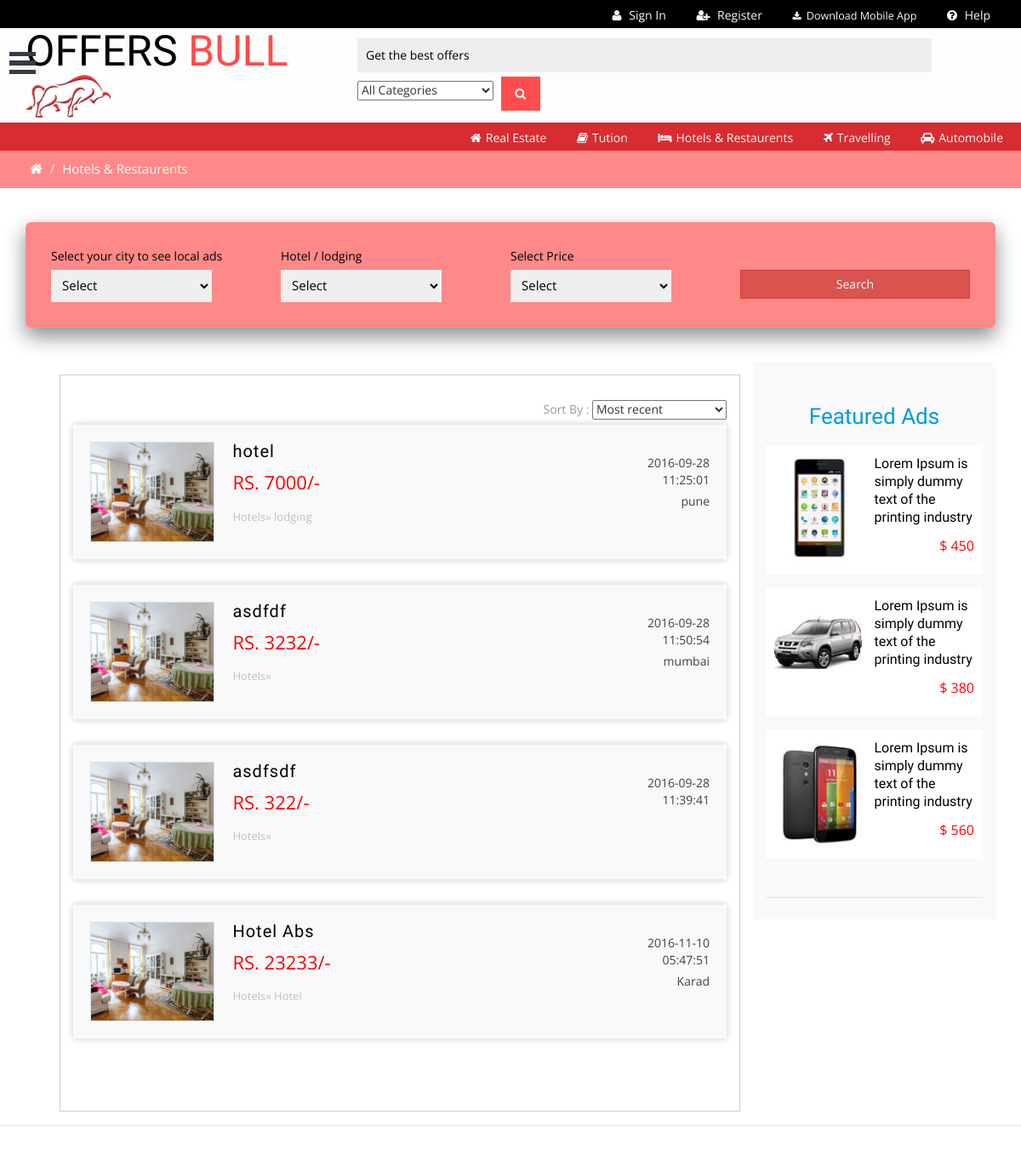
The app's page /index.php/hotel/hotres (upper part), older data.
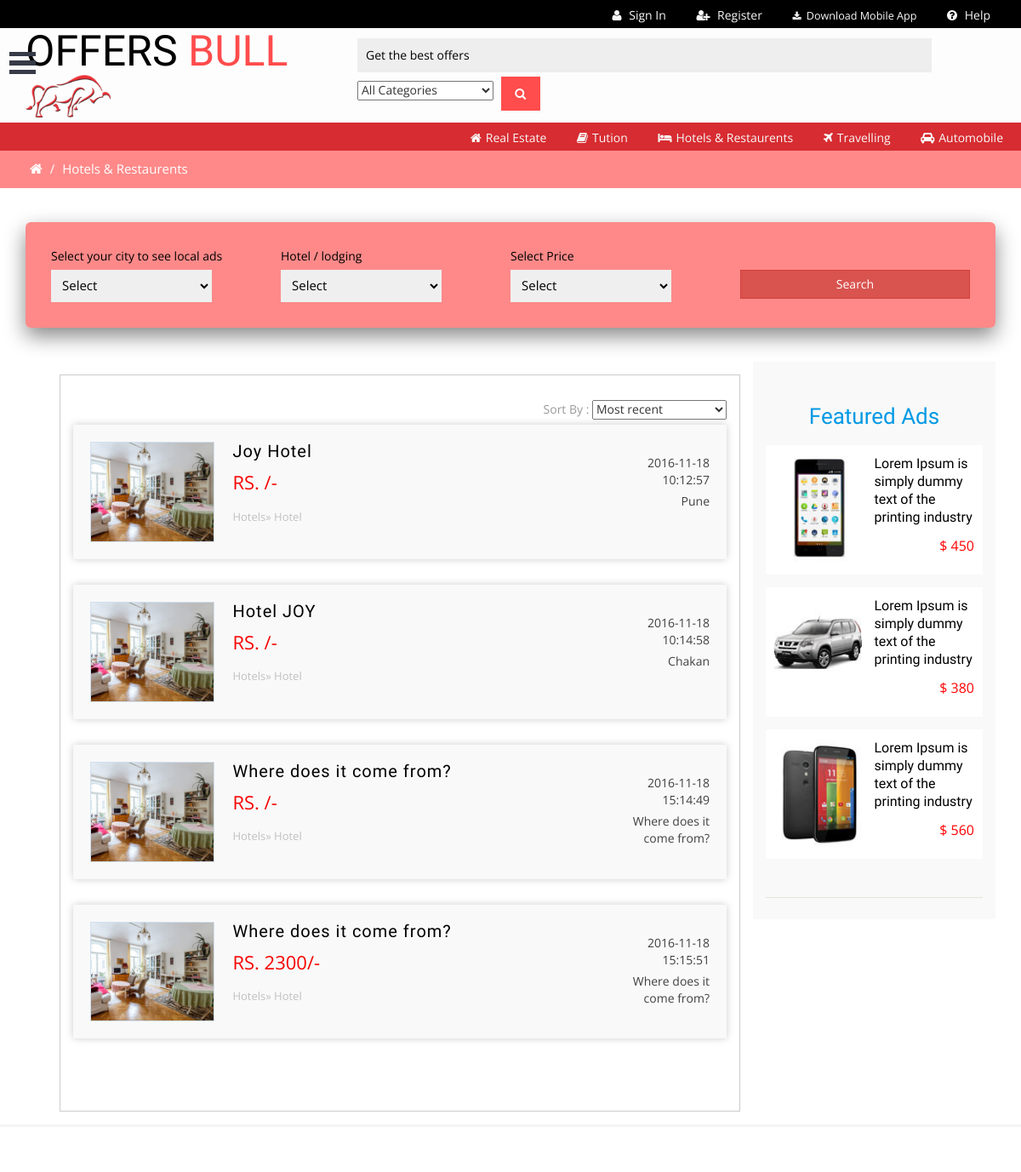
The same page, newer data.
### tables this page shows
CREATE TABLE IF NOT EXISTS `hotel` (
  `hotelid` int(11) NOT NULL AUTO_INCREMENT,
  `name` varchar(255) DEFAULT NULL,
  `title` varchar(255) DEFAULT NULL,
  `type` varchar(255) DEFAULT NULL,
  `address` text,
  `price` varchar(255) DEFAULT NULL,
  `description` text,
  `mobile` varchar(255) DEFAULT NULL,
  `email` varchar(255) DEFAULT NULL,
  `amenities` text,
  `city` varchar(255) DEFAULT NULL,
  `area` varchar(255) DEFAULT NULL,
  `date` datetime DEFAULT NULL,
  `offerend` datetime DEFAULT NULL,
  `category` tinyint(4) DEFAULT NULL,
  `userid` tinyint(4) DEFAULT NULL,
  PRIMARY KEY (`hotelid`)
);

### application/controllers/Hotel.php (called while the page is built, shortened)
<?php
	class Hotel extends CI_Controller{
		public function hotres(){
			$category['template'] = "hotel";
			$category['datas']=null;
			$category['msearch']=null;
			$this->load->library('pagination');
			$this->load->view('pages/mainpage',$category);
		}
	}
?>

### index.php (called while the page is built, shortened)
<?php
require_once BASEPATH.'core/CodeIgniter.php';

### application/views/pages/hotel/container.php (the view, shortened to what this page needs)
<?php
$query=array();
if($datas==null && $msearch==null){
	$query= $this->db->get('hotel',5,$this->uri->segment(3))->result();
}
?>
<?php $this->load->view('layout/category.php');?>
<div class="w3layouts-breadcrumbs text-center">
	<div class="container">
		<span class="agile-breadcrumbs">
			<a href="<?php echo base_url();?>index.php"><i class="fa fa-home home_1"></i></a> /
			<a href="<?php echo base_url();?>index.php"><span>Hotels & Restaurents</span></a>
		</span>
	</div>
</div>
<div class="total-ads main-grid-border">
	<div class="container">
		<div class="select-box">
		<form method="post" id="search" name="search" action="<?php echo base_url();?>Hotel/search">
			<div class="select-city-for-local-ads ads-list">
				<label>Select your city to see local ads</label>
					<select id="city" name="city">
						<option>Select</option>
		            </select>
			</div>
			<div class="browse-category ads-list">
				<label>Hotel / lodging</label>
				<select id="type" name="type">
				  <option data-tokens="Rent">Select</option>
				</select>
			</div>
			<div class="select-city-for-local-ads ads-list">
				<label>Select Price</label>
				<select id="price" name="price">
				  <option value="">Select</option>
				</select>
			</div>
			<div class="search-product ads-list">
				<label>&nbsp;</label>
				<button name="submit" class="btn btn-block btn-danger">Search</button>
			</div>
			</form>
		</div>
		<div class="ads-grid">
			<div class="agileinfo-ads-display col-md-9">
				<div class="wrapper">
				<div class="bs-example bs-example-tabs" role="tabpanel" data-example-id="togglable-tabs">
				  <div id="myTabContent" class="tab-content">
					<div role="tabpanel" class="tab-pane fade in active" id="home" aria-labelledby="home-tab">
					   <div>
											<div id="container">
							<div class="sort">
							   <div class="sort-by">
									<label>Sort By : </label>
									<select>
													<option value="">Most recent</option>
									</select>
								   </div>
								 </div>
							<div class="clearfix"></div>
						<ul class="list">
						<?php  if($datas==null && $msearch==null){
							foreach ($query as $row)
							{
						?>
							<a href="<?php echo base_url();?>Hotel/manage_view/<?php echo $row->hotelid;?>">
								<li>
								<img src="<?php echo base_url();?>assets/images/r1.jpg" title="" alt="" />
								<section class="list-left">
								<h5 class="title"><?php echo $row->title?></h5>
								<span class="adprice">RS. <?php echo $row->price?>/-</span>
								<p class="catpath">Hotels» <?php echo $row->type?></p>
								</section>
								<section class="list-right">
								<span class="date"><?php echo $row->date?></span>
								<span class="cityname"><?php echo $row->city?></span>
								</section>
								<div class="clearfix"></div>
								</li>
							</a>
							<?php } } elseif ($msearch==null) {
								foreach ($datas as $row1)
							{?>
							<a href="<?php echo base_url();?>Hotel/manage_view/<?php echo $row1['hotelid'];?>">
								<li>
								<img src="<?php echo base_url();?>assets/images/r1.jpg" title="" alt="" />
								<section class="list-left">
								<h5 class="title"><?php echo $row1['title']?></h5>
								<span class="adprice">RS. <?php echo $row1['price']?>/-</span>
								<p class="catpath">Hotels» <?php echo $row1['type']?></p>
								</section>
								<section class="list-right">
								<span class="date"><?php echo $row1['date']?></span>
								<span class="cityname"><?php echo $row1['city']?></span>
								</section>
								<div class="clearfix"></div>
								</li>
							</a>
							<?php }}else{
								foreach ($msearch as $row2){
							?>
								<a href="<?php echo base_url();?>realestate/manage_view/<?php echo $row2['hotelid'];?>">
										<li>
										<img src="<?php echo base_url();?>assets/images/r1.jpg" title="" alt="" />
										<section class="list-left">
										<h5 class="title"><?php echo $row2['title'];?></h5>
																	<span class="adprice">RS. <?php echo $row2['price']?>/-</span>
																	<p class="catpath">Real Estate » <?php echo $row2['type']?></p>
																	</section>
																	<section class="list-right">
																	<span class="date"><?php echo $row2['date']?></span>
																	<span class="cityname"><?php echo $row2['city']?></span>
																	</section>
																	<div class="clearfix"></div>
																	</li>
																</a>
							<?php }}?>
						</ul>
					</div>
					</div>
					</div>
				  </div>
				</div>
			</div>
			</div>
			<div class="side-bar col-md-3">
			<div class="w3ls-featured-ads">
				<h2 class="sear-head fer">Featured Ads</h2>
				<div class="w3l-featured-ad">
					<a href="single.html">
						<div class="w3-featured-ad-left">
							<img src="<?php echo base_url();?>assets/images/f1.jpg" title="ad image" alt="" />
						</div>
						<div class="w3-featured-ad-right">
							<h4>Lorem Ipsum is simply dummy text of the printing industry</h4>
							<p>$ 450</p>
						</div>
						<div class="clearfix"></div>
					</a>
				</div>
				<div class="w3l-featured-ad">
					<a href="single.html">
						<div class="w3-featured-ad-left">
							<img src="<?php echo base_url();?>assets/images/f2.jpg" title="ad image" alt="" />
						</div>
						<div class="w3-featured-ad-right">
							<h4>Lorem Ipsum is simply dummy text of the printing industry</h4>
							<p>$ 380</p>
						</div>
						<div class="clearfix"></div>
					</a>
				</div>
				<div class="w3l-featured-ad">
					<a href="single.html">
						<div class="w3-featured-ad-left">
							<img src="<?php echo base_url();?>assets/images/f3.jpg" title="ad image" alt="" />
						</div>
						<div class="w3-featured-ad-right">
							<h4>Lorem Ipsum is simply dummy text of the printing industry</h4>
							<p>$ 560</p>
						</div>
						<div class="clearfix"></div>
					</a>
				</div>
			</div>
			</div>
		</div>
	</div>
</div>

### application/views/pages/mainpage.php
<html>
	<?php $this->load->view('layout/head');
	?>
	<body>
	<?php $this->load->view('layout/leftsidebar.php');?>
		<?php $this->load->view('layout/header');?>
		<?php  $this->load->view('pages/'.$template.'/container.php',$datas="",$msearch="");
		?>
		<?php $this->load->view('layout/footer');?>
		<?php $this->load->view('layout/js');?>
	</body>
</html>

### application/views/layout/head.php (shortened to what this page needs)
<head>
<link rel="stylesheet" href="<?php echo base_url();?>assets/css/bootstrap.min.css">
<link rel="stylesheet" href="<?php echo base_url();?>assets/js/bootstrap.js">
<link rel="stylesheet" href="<?php echo base_url();?>assets/css/bootstrap-select.css">
<link href="<?php echo base_url();?>assets/css/style.css" rel="stylesheet" type="text/css" media="all" />
<link rel="stylesheet" href="<?php echo base_url();?>assets/css/flexslider.css" type="text/css" media="screen" />
<link rel="stylesheet" type="text/css" href="<?php base_url();?>assets/css/jquery-ui1.css">
<link rel="stylesheet" href="<?php echo base_url();?>assets/css/font-awesome.min.css" />
<link rel="stylesheet" href="<?php echo base_url();?>assets/css/menu_sideslide.css" type="text/css" media="all">
<link rel="stylesheet" href="http://cdn.datatables.net/1.10.12/css/jquery.dataTables.min.css">
<link href="<?php echo base_url();?>assets/magnification/css/mag.css" rel="stylesheet">
<link href="<?php echo base_url();?>assets/magnification/theme/default.css" rel="stylesheet">
<link href="<?php echo base_url();?>assets/css/jquery.uls.css" rel="stylesheet"/>
<link href="<?php echo base_url();?>assets/css/jquery.uls.grid.css" rel="stylesheet"/>
<link href="<?php echo base_url();?>assets/css/jquery.uls.lcd.css" rel="stylesheet"/>
</head>

### application/views/layout/leftsidebar.php (shortened to what this page needs)
<div class="agiletopbar">
	<div class="wthreenavigation">
	<button class="menu-button" id="open-button"></button>
	</div>
</div>

### application/views/layout/header.php (shortened to what this page needs)
<header>
	<div class="w3ls-header">
		<div class="w3ls-header-right">
			<ul>
				<?php if(isset($_SESSION['userid'])){
				?>	<li class="dropdown head-dpdn">
					<a href="<?php echo base_url();?>Basic_controller/user_profile" aria-expanded="false"><i class="fa fa-user" aria-hidden="true"></i> Profile</a>
					</li>
					<li class="dropdown head-dpdn">
					<a href="<?php echo base_url();?>Basic_controller/user_logout" aria-expanded="false"><i class="fa fa-sign-out" aria-hidden="true"></i> Logout</a>
					</li>
				<?php
				}else{?>
				<li class="dropdown head-dpdn">
					<a href="<?php echo base_url();?>Login/login" aria-expanded="false"><i class="fa fa-user" aria-hidden="true"></i> Sign In</a>
				</li>
				<li class="dropdown head-dpdn">
					<a href="<?php echo base_url();?>Login/newuser" aria-expanded="false"><i class="fa fa-user-plus" aria-hidden="true"></i> Register</a>
				</li>
				<?php }?>
				<li class="dropdown head-dpdn">
					<div class="header-right">
							<div class="agile-its-selectregion">
								<button class="btn btn-primary" data-toggle="modal" data-target="#myModal">
								<i class="fa fa-download" aria-hidden="true"></i>Download Mobile App </button>
							</div>
					</div>
				</li>
				<li class="dropdown head-dpdn">
					<a href="<?php echo base_url();?>help"><i class="fa fa-question-circle" aria-hidden="true"></i> Help</a>
				</li>
			</ul>
		</div>
		<div class="clearfix"> </div>
	</div>
	<div class="container">
		<div class="row">
			<div class="col-xs-12 col-sm-12 col-lg-4 col-md 12">
				<div style="margin-left: 0px;margin-right: 0px;">
					<div class="logo">
						<h1><a href="<?php echo base_url();?>"> <span style="color: black;">OFFERS</span> BULL <img class="responsive" style="padding-left:0px;padding-right: 0px;" src="<?php echo base_url()?>assets/images/bulllogo.png" width="100" height="50"></a></h1>
					</div>
				</div>
			</div>
			<div class="col-xs-12 col-sm-12 col-lg-8 col-md 12">
					<div class="agileits_search">
					<form action="<?php echo base_url();?>Login/mainsearch" method="post">
						<input class="agileinfo_search-input" name="Search" type="text" placeholder="Get the best offers" required />
						<select class="agileinfo_search-select" name="category" required>
							<option value="">All Categories</option>
						</select>
						<button type="submit" class="btn btn-default" aria-label="Left Align">
							<i class="fa fa-search" aria-hidden="true"> </i>
						</button>
					</form>
				</div>
			</div>
		<div class="clearfix"></div>
		</div>
	</div>
</header>

### application/views/layout/category.php
<div class="w3ls-category-bar">
	<div class="row">
	<div class="category-header-right">
	<ul>
		<li class="dropdown head-dpdn"><a href="<?php echo base_url();?>Realestate/real"><i class="fa fa-home" aria-hidden="true"></i>Real Estate</a></li>
		<li class="dropdown head-dpdn"><a href="<?php echo base_url();?>Tutions/tution"><i class="fa fa-book" aria-hidden="true"></i>Tution</a></li>
		<li class="dropdown head-dpdn"><a href="<?php echo base_url();?>Hotel/hotres"><i class="fa fa-bed" aria-hidden="true"></i>Hotels & Restaurents</a></li>
		<li class="dropdown head-dpdn"><a href="<?php echo base_url();?>Travelling/travel"><i class="fa fa-plane" aria-hidden="true"></i>Travelling</a></li>
		<li class="dropdown head-dpdn"><a href="<?php echo base_url();?>Automobile/auto"><i class="fa fa-car" aria-hidden="true"></i>Automobile</a></li>
	</ul>
	</div>
	</div>
</div>

### application/views/layout/footer.php (shortened to what this page needs)
<footer>
	<div class="w3-agileits-footer-top">
	</div>
</footer>

### application/views/layout/js.php (shortened to what this page needs)
<link href="<?php echo base_url();?>assets/css/jquery.uls.css" rel="stylesheet"/>
<link href="<?php echo base_url();?>assets/css/jquery.uls.grid.css" rel="stylesheet"/>
<link href="<?php echo base_url();?>assets/css/jquery.uls.lcd.css" rel="stylesheet"/>

### assets/css/menu_sideslide.css (style rules this page uses)
.menu-button { position: absolute; z-index: 1000; margin: 13px; padding: 0; width: 2.5em; height: 2.25em; border: none; text-indent: 2.5em; font-size: 1.5em; color: transparent; background: transparent; outline:none; top: 37px; }
.menu-button::before { position: absolute; top: 0.5em; right: 0.5em; bottom: 0.5em; left: 0.5em; background: linear-gradient(#373a47 20%, transparent 20%, transparent 40%, #373a47 40%, #373a47 60%, transparent 60%, transparent 80%, #373a47 80%); content: ''; }
@media (max-width: 1280px) { .menu-button { margin: 13px 0; } }

Row changes from the older to the newer data that the page shows:
removed hotel: title "hotel", price "7000", type "lodging", date "2016-09-28 11:25:01", city "pune"
removed hotel: title "asdfdf", price "3232", date "2016-09-28 11:50:54", city "mumbai"
removed hotel: title "asdfsdf", price "322", date "2016-09-28 11:39:41"
removed hotel: title "Hotel Abs", price "23233", type "Hotel", date "2016-11-10 05:47:51", city "Karad"
added hotel: title "Joy Hotel", type "Hotel", date "2016-11-18 10:12:57", city "Pune"
added hotel: title "Hotel JOY", type "Hotel", date "2016-11-18 10:14:58", city "Chakan"
added hotel: title "Where does it come from?", type "Hotel", date "2016-11-18 15:14:49", city "Where does it come from?"
added hotel: title "Where does it come from?", price "2300", type "Hotel", date "2016-11-18 15:15:51", city "Where does it come from?"
